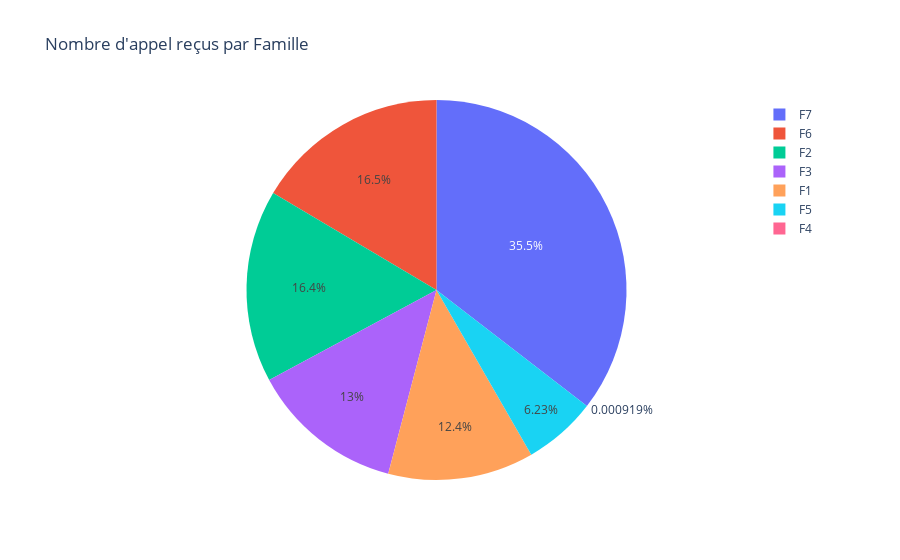

Write notebook code for a chart like this one.
### Code cell
fig = px.pie(df_tel, values='nb_recus', names='famille', title="Nombre d'appel reçus par Famille")
fig.show()

### Figure 1 — Plotly figure (JSON) as saved in the notebook; plotly's stock layout.template omitted (floating-point values rounded to 4 significant figures; data arrays with more than 128 entries replaced by an {"elided": "..."} marker saying what was removed)
{"data": [{"domain": {"x": [0, 1], "y": [0, 1]}, "hovertemplate": "famille=%{label}<br>nb_recus=%{value}<extra></extra>", "labels": {"elided": "12059 str values"}, "legendgroup": "", "name": "", "showlegend": true, "type": "pie", "values": {"elided": "12059 int values"}}], "layout": {"legend": {"tracegroupgap": 0}, "title": {"text": "Nombre d'appel reçus par Famille"}}}
